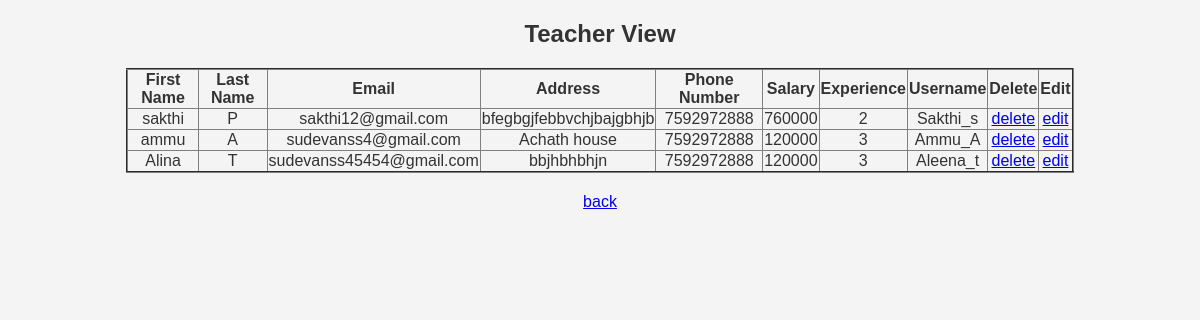
The app's page /teacher_admin/, older data.
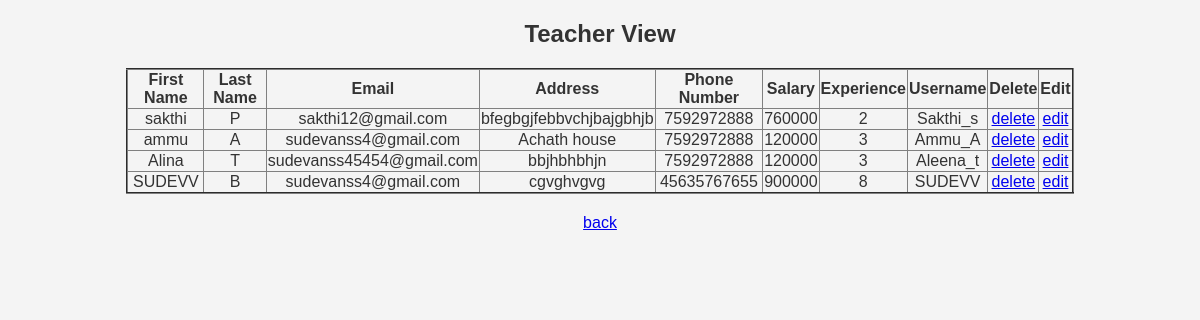
The same page, newer data.
### myapp/models.py (models this page shows)
class Teacher(models.Model):
    teacher_id=models.ForeignKey(User, on_delete=models.CASCADE)
    salary=models.IntegerField()
    experience=models.IntegerField()

class User(AbstractUser):
    usertype=models.CharField(max_length=50)
    address=models.CharField(max_length=255,null=True)
    phone_number=models.IntegerField(null=True)

### myapp/views.py (the view)
# urls.py: path('teacher_admin/',views.teacher_admin,name='teacher_admin'),
def teacher_admin(request):
    teachers = Teacher.objects.select_related('teacher_id').all()
    return render(request, 'teacher_admin.html', {
        'teachers': teachers,
    })

### myapp/templates/teacher_admin.html (shortened to what this page needs)
<!DOCTYPE html>
<html lang="en">
<head>
</head>
<body>
    <h2>Teacher View</h2>
    <table border="2" align="center">
        <tr>
            <th>First Name</th>
            <th>Last Name</th>
            <th>Email</th>
            <th>Address</th>
            <th>Phone Number</th>
            <th>Salary</th>
            <th>Experience</th>
            <th>Username</th>
            <th>Delete</th>
            <th>Edit</th>
        </tr>
        {% for t in teachers %}
        <tr>
            <td>{{ t.teacher_id.first_name }}</td>
            <td>{{ t.teacher_id.last_name }}</td>
            <td>{{ t.teacher_id.email }}</td>
            <td>{{ t.teacher_id.address }}</td>
            <td>{{ t.teacher_id.phone_number }}</td>
            <td>{{ t.salary }}</td>
            <td>{{ t.experience }}</td>
            <td>{{ t.teacher_id.username }}</td>
            <td><a href="{% url 'delete_t' t.id %}">delete</a></td>
            <td><a href="{% url 'teacher_edit' t.id %}">edit</a></td>
        </tr>
        {% endfor %}
    </table>
    <a href="{% url 'admin_h' %}">back</a><br>
</body>
</html>

### myapp/templates/teacher_admin.html (style rules this page uses)
body { text-align: center; font-family: Arial, sans-serif; background-color: #f4f4f4; color: #333; }
table { width: 80%; margin: 20px auto; border-collapse: collapse; }

Row changes from the older to the newer data that the page shows:
added Teacher: teacher_id.first_name "SUDEVV", teacher_id.last_name "B", teacher_id.email "sudevanss4@gmail.com", teacher_id.address "cgvghvgvg", teacher_id.phone_number "45635767655", salary "900000", experience "8", teacher_id.username "SUDEVV"
